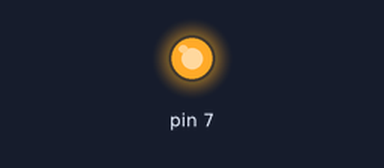
A sketch run on a simulated Arduino Uno, built with avr-gcc and run on an emulated ATmega328P. Parts: output pins drawn as LEDs (lit = HIGH). At 4.2 s the program stops and its outputs stay as they are.

Above: at 0.1 s.
At 1.1 s:
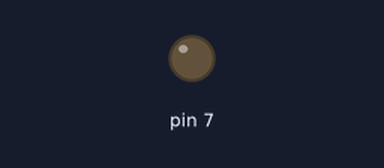
Timing chart, 0 to 5.5 s (numbered marks = the images above):
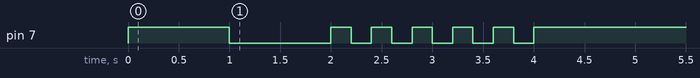

The sketch:

05_practice_2.ino
```cpp
void setup() {
  pinMode(7, OUTPUT);
}

void loop() {
  digitalWrite(7, HIGH);
  delay(1000);
  digitalWrite(7, LOW);
  delay(1000);
  digitalWrite(7, HIGH);
  delay(200);
  digitalWrite(7, LOW);
  delay(200);
  digitalWrite(7, HIGH);
  delay(200);
  digitalWrite(7, LOW);
  delay(200);
  digitalWrite(7, HIGH);
  delay(200);
  digitalWrite(7, LOW);
  delay(200);
  digitalWrite(7, HIGH);
  delay(200);
  digitalWrite(7, LOW);
  delay(200);
   digitalWrite(7, HIGH);
  delay(200);
  digitalWrite(7, LOW);
  delay(200);
  digitalWrite(7, HIGH);
  delay(200);
  while(1){}
}
```

Measured:
- by itself, pin 7: goes HIGH 1.0 s, LOW 1.0 s, 5 × (HIGH 0.20 s, LOW 0.20 s), then HIGH
